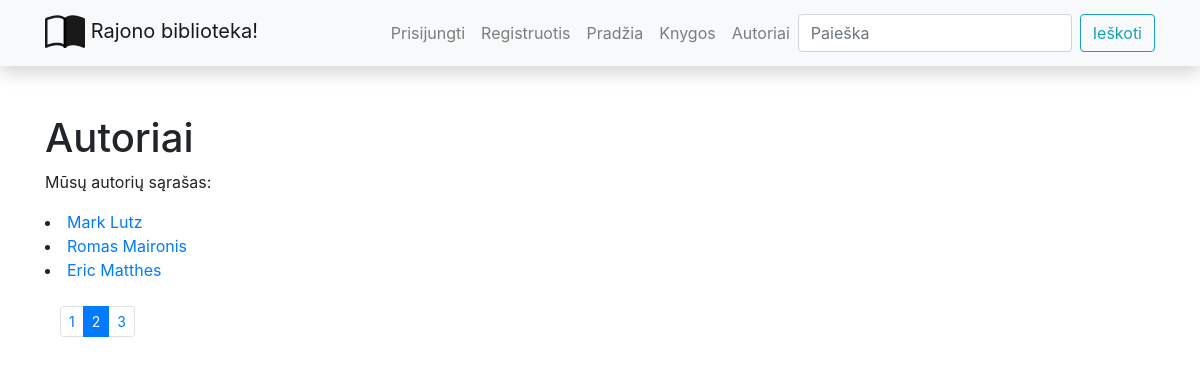
/library/authors/?page=2, run on the app's committed database.
### library/models.py (models this page shows, shortened)
class Author(models.Model):
    first_name = models.CharField("Vardas", max_length=100)
    last_name = models.CharField("Pavardė", max_length=100)
    description = HTMLField(default="Žinomas autorius")
    class Meta:
        ordering = ['last_name', 'first_name']
    def display_books(self):
        return ', '.join(book.title for book in self.books_rn.all()[:3])
    display_books.short_description = "Autoriaus knygos"

### library/views.py (the view)
# urls.py: path("authors/", views.authors, name='authors_n'),
def authors(request):
    paginator = Paginator(Author.objects.all(), 3)
    page_number = request.GET.get('page')
    paged_authors = paginator.get_page(page_number)
    data = {
        'authors_cntx': paged_authors
    }
    return render(request, 'authors.html', context=data)

### library/templates/authors.html
{% extends "base.html" %} {% block content %}
<h1>Autoriai</h1>
<p>Mūsų autorių sąrašas:</p>
{% for author_obj in authors_cntx %}
<li>
    <a href="{% url 'author_n' author_obj.id %}"
    >{{ author_obj.first_name }} {{ author_obj.last_name }}</a>
</li>
{% endfor %}
<div class="container">
    <br>
    <nav>
        {% if authors_cntx.has_other_pages %}
            <ul class="pagination pagination-sm">
                {% for page in authors_cntx.paginator.page_range %}
                    {% if authors_cntx.number == page %}
                        <li class="page-item active">
                            <a class="page-link" href="">{{ page }}</a>
                        </li>
                    {% else %}
                        <li class="page-item">
                            <a class="page-link" href="?page={{ page }}">{{ page }}</a>
                        </li>
                    {% endif %}
                {% endfor %}
            </ul>
        {% endif %}
    </nav>
</div>
{% endblock %}

### data on the page
Author: first_name "Mark", last_name "Lutz"
Author: first_name "Romas", last_name "Maironis"
Author: first_name "Eric", last_name "Matthes"

### other printed values
{{ page }} "1" "3"
{{ page }} "2"
